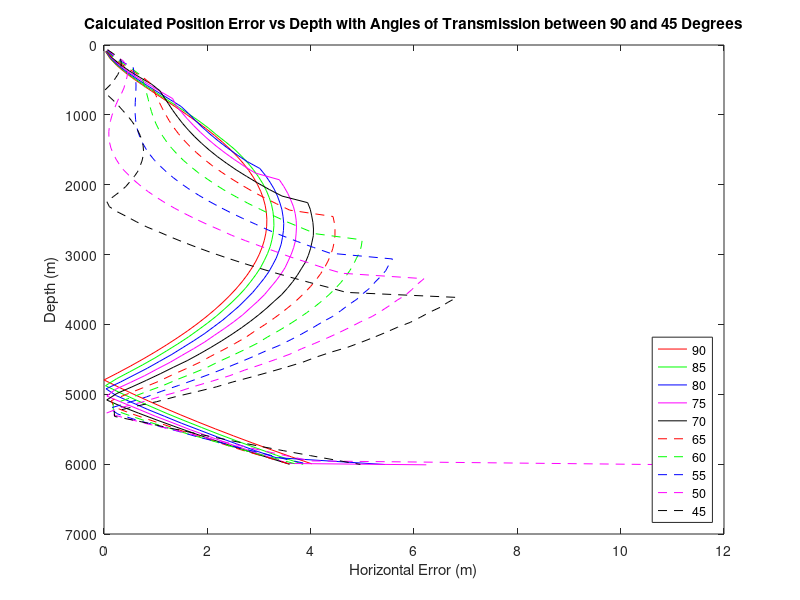

Reproduce this figure in MATLAB.
clear variables
load calc_new
load calc_r
plot_calc = zeros(20,85);

for aa = 1:10
    ff = aa + 3*(aa-1);
    bb = 4*aa;
    gg = aa + (aa-1);
    cc = 1;
    while calc_new(ff,cc) > 0
        cc = cc+1;
    end
    cc = cc-1;
    dd = 10:10:cc;
    if dd(end) ~= cc
        dd = [dd cc];
    else
    end
        for ee = 1:length(dd)
            plot_calc(gg,ee) = abs(calc_new(bb,dd(ee))-calc_r(aa,ee));
            plot_calc(gg+1,ee) = calc_new(ff,dd(ee));
            
        end
    %save('calc_new_r', 'calc_new_r', 'cal_new_z')
end
figure
plot(plot_calc(1,1:60),plot_calc(2,1:60),'r',plot_calc(3,1:61),plot_calc(4,1:61),'g',plot_calc(5,1:61),plot_calc(6,1:61),'b',plot_calc(7,1:63),plot_calc(8,1:63),'m',plot_calc(9,1:64),plot_calc(10,1:64),'k',plot_calc(11,1:66),plot_calc(12,1:66),'r--',plot_calc(13,1:69),plot_calc(14,1:69),'g--',plot_calc(15,1:73),plot_calc(16,1:73),'b--',plot_calc(17,1:78),plot_calc(18,1:78),'m--',plot_calc(19,1:84),plot_calc(20,1:84),'k--')
title('Calculated Position Error vs Depth with Angles of Transmission between 90 and 45 Degrees')
set(gca,'YDir','Reverse')
xlabel('Horizontal Error (m)')
ylabel('Depth (m)')
legend('90', '85', '80', '75', '70', '65', '60', '55', '50', '45', 'location', 'southeast')
